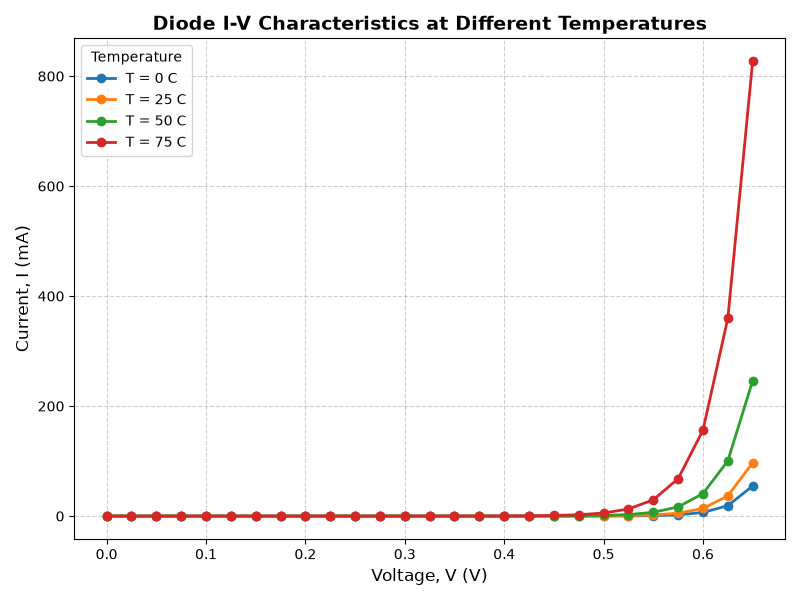

The script that drew this image:
import pandas as pd
import matplotlib.pyplot as plt
import sys

FILE_PATH = r"C:\Users\Satya\Desktop\LABS\EDA TASKS\Electrical Data\Electrical Data\Diode_IV_Temperature.csv"
TEMP_COL = 'T (C)'
V_COL = 'V (V)'
I_COL = 'I (mA)'

try:
    df = pd.read_csv(FILE_PATH)
except FileNotFoundError:
    sys.exit(f"ERROR: could not find '{FILE_PATH}'. Put the CSV in the same "
             f"folder as this script, or edit FILE_PATH to the correct path.")

print("Columns found in file:", list(df.columns))

missing = [c for c in (TEMP_COL, V_COL, I_COL) if c not in df.columns]
if missing:
    sys.exit(f"ERROR: column(s) {missing} not found. Your file's actual "
             f"columns are: {list(df.columns)}. Update TEMP_COL/V_COL/I_COL "
             f"above to match exactly (including spaces/units).")

plt.figure(figsize=(8, 6))

for temp, group in df.groupby(TEMP_COL):
    group = group.sort_values(V_COL)
    plt.plot(group[V_COL], group[I_COL], marker='o', linewidth=2,
             label=f'T = {temp} C')

plt.title('Diode I-V Characteristics at Different Temperatures',
          fontsize=14, fontweight='bold')
plt.xlabel('Voltage, V (V)', fontsize=12)
plt.ylabel('Current, I (mA)', fontsize=12)
plt.legend(title='Temperature')
plt.grid(True, linestyle='--', alpha=0.6)
plt.tight_layout()
plt.savefig('diode_iv.png', dpi=350)
plt.show()
